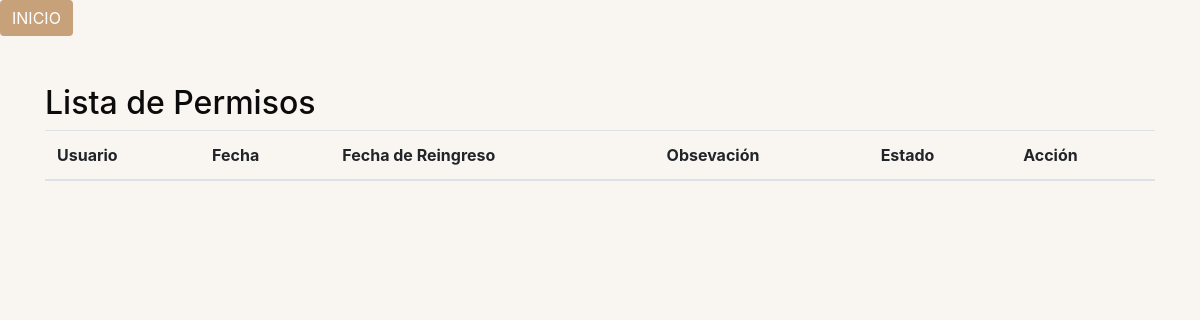
Page /recursos_humanos/RH/form_permisos.php (signed in) on the earlier database version.
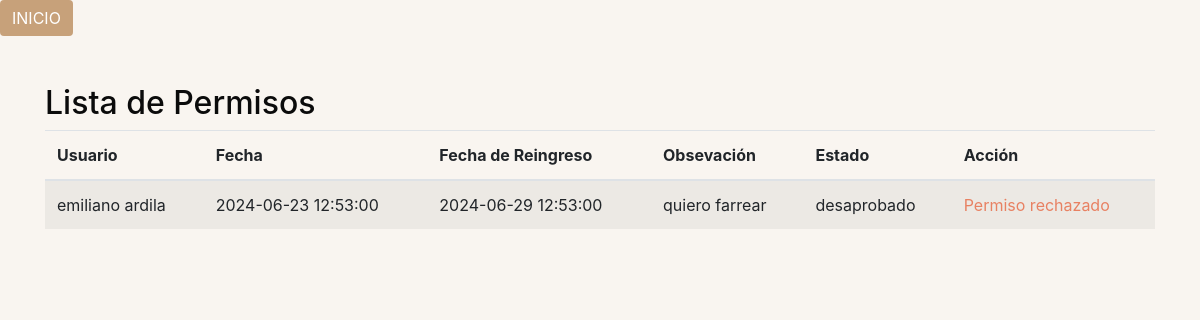
Same page on the later database version.
### tables this page shows
CREATE TABLE `permisos` (
  `id_permiso` int(11) NOT NULL,
  `fecha` datetime NOT NULL,
  `fecha_reingreso` datetime NOT NULL,
  `id_us` bigint(11) DEFAULT NULL,
  `estado` int(10) DEFAULT NULL,
  `observacion` varchar(255) NOT NULL
);

CREATE TABLE `estado` (
  `ID_Es` int(10) NOT NULL,
  `Estado` varchar(20) NOT NULL
);

### recursos_humanos/RH/form_permisos.php (the view, shortened to what this page needs)
<?php
require_once "../../conexion/db.php";
$id_us_session = $_SESSION['id_us'];
try {
    $query = "SELECT p.*, p.id_permiso, p.fecha, p.fecha_reingreso, p.estado, e.estado AS estado_descripcion, CONCAT(u.nombre_us, ' ', u.apellido_us) AS nombre_usuario
              FROM permisos p
              INNER JOIN estado e ON p.estado = e.ID_Es
              INNER JOIN usuarios u ON p.id_us = u.id_us
              WHERE u.id_empresa = (SELECT id_empresa FROM usuarios WHERE id_us = :id_us_session)";
    $statement = $conexion->prepare($query);
    $statement->bindParam(':id_us_session', $id_us_session, PDO::PARAM_INT);
    $statement->execute();
    $permisos = $statement->fetchAll(PDO::FETCH_ASSOC);
} catch (PDOException $e) {
    echo "Error de conexión a la base de datos: " . $e->getMessage();
}
?>
<!DOCTYPE html>
<html lang="es">
<head>
    <link rel="stylesheet" href="https://maxcdn.bootstrapcdn.com/bootstrap/4.5.2/css/bootstrap.min.css">
    <link rel="stylesheet" href="admin.css">
</head>
<body>
    <a class="btn btn-success" href="index.php">INICIO</a>
    <div class="container mt-5">
        <h2>Lista de Permisos</h2>
        <table class="table table-striped custom-table">
            <thead>
                <tr>
                    <th>Usuario</th>
                    <th>Fecha</th>
                    <th>Fecha de Reingreso</th>
                    <th>Obsevación</th>
                    <th>Estado</th>
                    <th>Acción</th>
                </tr>
            </thead>
            <tbody>
                <?php foreach ($permisos as $permiso) : ?>
                    <tr>
                        <td><?php echo $permiso['nombre_usuario']; ?></td>
                        <td><?php echo $permiso['fecha']; ?></td>
                        <td><?php echo $permiso['fecha_reingreso']; ?></td>
                        <td><?php echo $permiso['observacion']; ?></td>
                        <td><?php echo $permiso['estado_descripcion']; ?></td>
                        <td>
                            <?php if ($permiso['estado'] == 6 || $permiso['estado'] == 7) : ?>
                                <span style="color: <?php echo $permiso['estado'] == 6 ? '#28a745' : '#e88162'; ?>">
                                    <?php echo $permiso['estado'] == 6 ? 'Permiso aprobado' : 'Permiso rechazado'; ?>
                                </span>
                            <?php endif; ?>
                        </td>
                    </tr>
                <?php endforeach; ?>
            </tbody>
        </table>
    </div>
</body>
</html>

Differences in the rows shown:
added permisos: nombre_usuario "emiliano ardila", fecha "2024-06-23 12:53:00", fecha_reingreso "2024-06-29 12:53:00", observacion "quiero farrear", estado.Estado "desaprobado", estado "Permiso rechazado"
